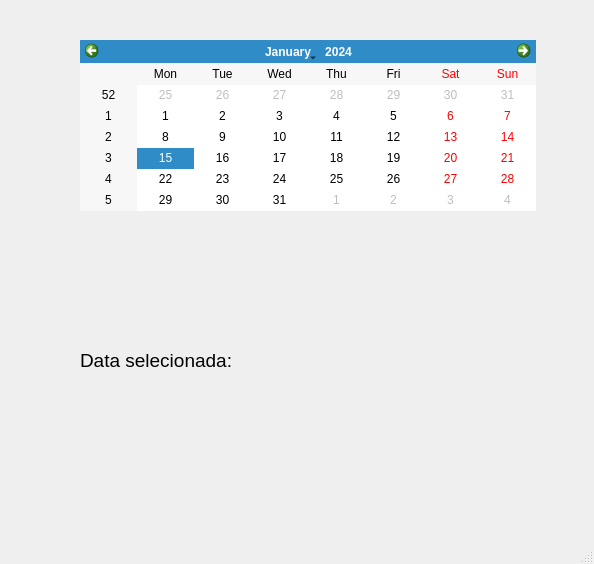
<?xml version="1.0" encoding="UTF-8"?>
<ui version="4.0">
 <class>MainWindow</class>
 <widget class="QMainWindow" name="MainWindow">
  <property name="geometry">
   <rect>
    <x>0</x>
    <y>0</y>
    <width>594</width>
    <height>564</height>
   </rect>
  </property>
  <property name="windowTitle">
   <string>MainWindow</string>
  </property>
  <widget class="QWidget" name="centralwidget">
   <widget class="QCalendarWidget" name="calendarWidget">
    <property name="geometry">
     <rect>
      <x>80</x>
      <y>40</y>
      <width>456</width>
      <height>171</height>
     </rect>
    </property>
   </widget>
   <widget class="QLabel" name="label">
    <property name="geometry">
     <rect>
      <x>80</x>
      <y>340</y>
      <width>451</width>
      <height>41</height>
     </rect>
    </property>
    <property name="font">
     <font>
      <pointsize>14</pointsize>
     </font>
    </property>
    <property name="text">
     <string>Data selecionada:</string>
    </property>
   </widget>
  </widget>
  <widget class="QMenuBar" name="menubar">
   <property name="geometry">
    <rect>
     <x>0</x>
     <y>0</y>
     <width>594</width>
     <height>22</height>
    </rect>
   </property>
  </widget>
  <widget class="QStatusBar" name="statusbar"/>
 </widget>
 <resources/>
 <connections/>
</ui>
